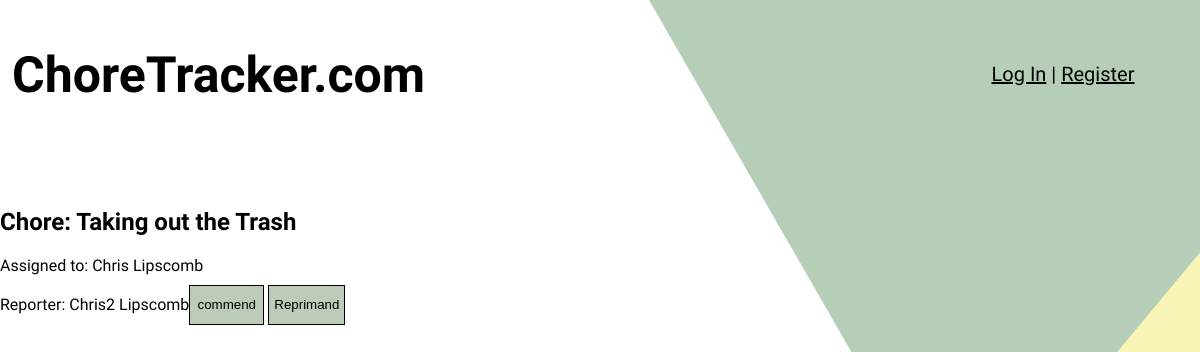
The page /event.php?id=2 on the database its author committed.
### tables this page shows
CREATE TABLE `chores` (
  `choreID` int(11) UNSIGNED NOT NULL,
  `choreName` varchar(50) NOT NULL,
  `groupID` int(11) UNSIGNED NOT NULL,
  `choreValue` int(7) NOT NULL
);

CREATE TABLE `users` (
  `userID` int(11) UNSIGNED NOT NULL,
  `username` varchar(30) NOT NULL,
  `password` varchar(200) NOT NULL,
  `salt` varchar(100) NOT NULL,
  `email` varchar(60) NOT NULL,
  `firstName` varchar(40) NOT NULL,
  `lastName` varchar(40) NOT NULL
);

### event.php (the view)
<?php include('includes/top.php'); ?>
<?php
	if (isset($_GET['id'])){
		$choreID = $_GET['id'];
		$query = $dbcon->query("SELECT * FROM chores WHERE choreID = $choreID");
		$chore = $query->fetch(PDO::FETCH_ASSOC);
		$query2 = $dbcon->query("SELECT * FROM events WHERE choreID = $choreID");
		$event = $query2->fetch(PDO::FETCH_ASSOC);
		echo "<h2>Chore: " . $chore['choreName'] . "</h2>";
		$query3 = $dbcon->query("SELECT firstName, lastName FROM users WHERE users.userID = " . $event['reportedUserID']);
		$name = $query3->fetch(PDO::FETCH_ASSOC);
		echo "Assigned to: " . $name['firstName'] . " " . $name['lastName'] . "</br>";
		$query4 = $dbcon->query("SELECT firstName, lastName FROM users WHERE users.userID = " . $event['reporterUserID']);
		$name2 = $query4->fetch(PDO::FETCH_ASSOC);
		echo "Reporter: " . $name2['firstName'] . " " . $name2['lastName'];
	}
?>
<input type="submit" name="commend" value="commend" class="submit">
<input type="submit" name="reprimand" value="Reprimand" class="submit">

### resources/styles/style.css (style rules this page uses)
body { font-family: 'Helvetica', sans-serif; font-weight: 100; background-image: url("../images/background3.png"); color: black; margin: 0 }
.submit { margin: 10px auto; padding: 5px; display: inline-block; color: black; background-color: rgb(188,204,184); border: 1px solid black; min-width:75px; min-height: 40px; }

### rows shown on the page
chores: choreName "Taking out the Trash"
users: firstName "Chris", lastName "Lipscomb"
users: firstName "Chris2", lastName "Lipscomb"
